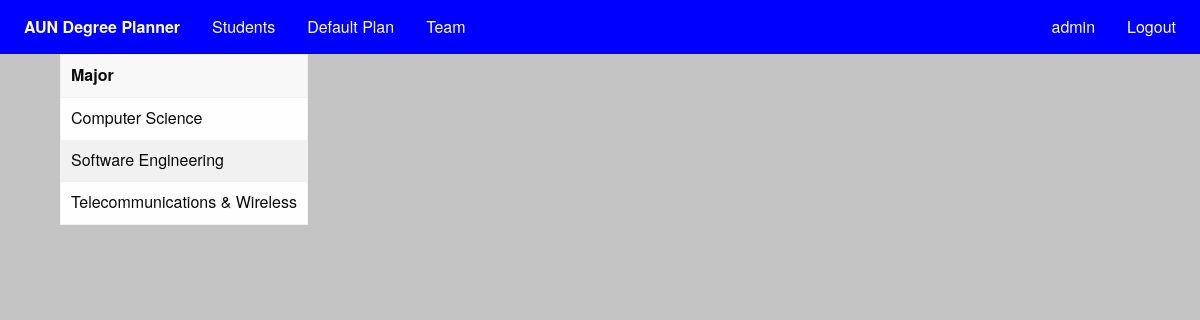
The page /advisor/select/major/ (signed in) on the database its author committed.
### planner/models.py (models this page shows, shortened)
class Major_option(models.Model):
    name = models.CharField(max_length=30, null=True)
    description = models.CharField(max_length=300, null=True)

### planner/advisor/views.py (the view)
def select_major(request):
    majors = Major_option.objects.all()
    context = {
        "majors": majors
    }
    return render(request, 'advisor/select_major.html', context )

### planner/templates/advisor/select_major.html
{% extends "advisor/advisor_base.html" %}
{% block base_body %}
<div class="container" style="margin-left: 5%">
<table>
  <thead>
    <tr>
      <th>Major</th>
    </tr>
  </thead>
  <tbody>
  {% for major in majors%}
    <tr>
      <td>{{major.name}}</td>
    </tr>
  {% endfor %}
  </tbody>
</table>
</div>
{% endblock base_body %}

### planner/templates/advisor/advisor_base.html (shortened to what this page needs)
{% load staticfiles %}
<!doctype html>
<html class="no-js" lang="en">
<head>
    {% block foundation_css %}
    <link href="{% static "foundation/css/normalize.css" %}" rel="stylesheet"/>
    <link href="{% static "foundation/css/foundation.css" %}" rel="stylesheet"/>
    {% endblock foundation_css %}
    {% block foundation_modernizer %}
	<link href="{% static "dist/sweetalert.css" %}" rel="stylesheet"/>
    {% endblock foundation_modernizer %}
</head>
<body {% block body_attr %}{% endblock body_attr %} style="background-color: #c4c4c4;">
<div class="top-bar" style="background-color: #0000FF; color: white">
  <div class="top-bar-left">
    <ul class="dropdown menu" data-dropdown-menu>
      <li class="menu-text" style="background-color: #0000FF; color: white"><a href='/advisor/students/' style="color: white">AUN Degree Planner</a></li>
      <li style="background-color: #0000FF;"><a href="/advisor/students/" style="color: white">Students</a></li>
      <li style="background-color: #0000FF;"><a href="/advisor/plan/def" style="color: white">Default Plan</a></li>
      <li style="background-color: #0000FF;"><a href="/team/" style="color: white">Team</a></li>
    </ul>
  </div>
  <div class="top-bar-right">
    <ul class="menu">
      <li class="active" style="background-color: #0000FF;"><a href='/profile/' style="color: white">{{user.username}}</a></li>
      <li class="active" style="background-color: #0000FF;"><a href='/account/logout/' style="color: white">Logout</a></li>
    </ul>
  </div>
</div>
    {% block base_body %}{% endblock base_body %}
</body>
</html>

### rows shown on the page
Major_option: name "Computer Science"
Major_option: name "Software Engineering"
Major_option: name "Telecommunications & Wireless"

### other values the page prints
{{ user.username }} "admin"
